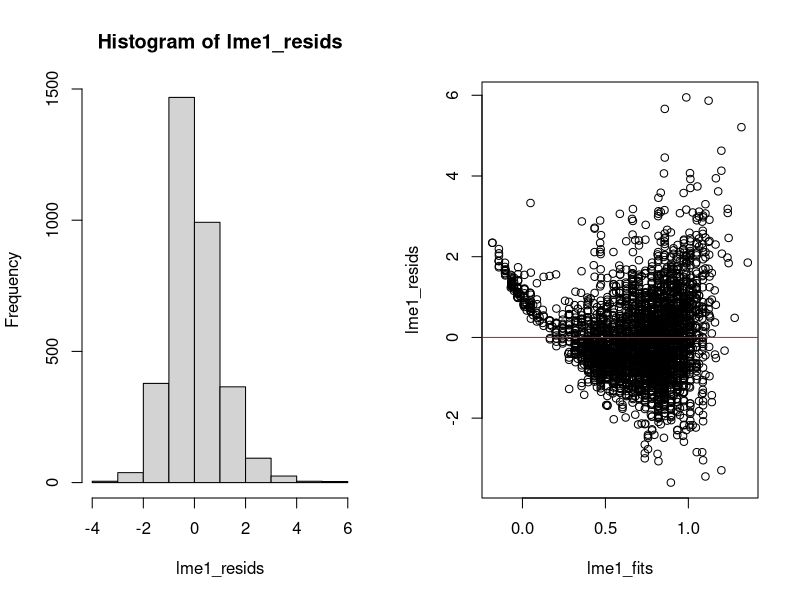
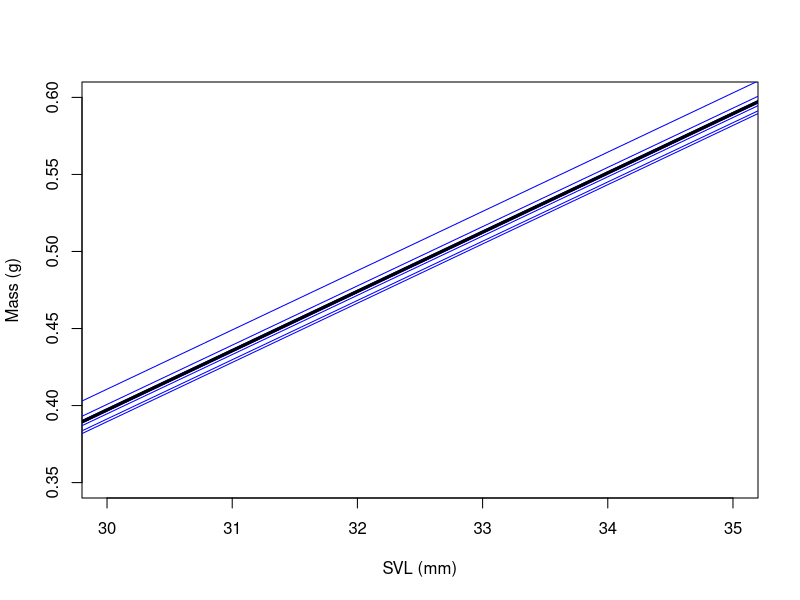

Generate these figures, in order, with R:
## ---- chunk 1
sally <- read.table("Data/Salamander_Demographics.csv", header = TRUE, stringsAsFactors = FALSE, sep = ",")
str(sally)
## ---- chunk 2
library(lme4)
lme1 <- lmer(mass ~ 1 + svl + (1 | plot), data = sally)
summary(lme1)
## ---- chunk 3
str(lme1)
## ---- chunk 4
lme1_sum <- summary(lme1)
lme1_sum
str(lme1_sum)
## ---- chunk 5
lme1_resids <- lme1_sum$residuals # or resid(lme1)
lme1_fits <- fitted(lme1)
par(mfrow = c(1, 2))
hist(lme1_resids)
plot(lme1_fits, lme1_resids)
abline(h = 0, col = "red")
par(mfrow = c(1,1))
## ---- chunk 6
lme1_ints <- ranef(lme1)
lme1_ints
mean(lme1_ints$plot[[1]]) # should approximate 0
## ---- chunk 7
coef(lme1)
fixef(lme1)
## ---- chunk 8
Intercepts <- fixef(lme1)[1] + lme1_ints$plot[[1]]
Slope <- fixef(lme1)[2]
X <- seq(0, 60)
overall_intercept <- fixef(lme1)[1]
fit_line <- overall_intercept + Slope * X 
plot(X, fit_line, type = "l", lwd = 2, xlab = "SVL (mm)", ylab = "Mass (g)",
     xlim = c(30, 35),
     ylim = c(0.35, 0.6))
for(i in 1:length(Intercepts)) {
  rand_line <- Intercepts[i] + Slope * X
  lines(X, rand_line, col = "blue", lwd = 1)
}
lines(X, fit_line, lwd = 3)
